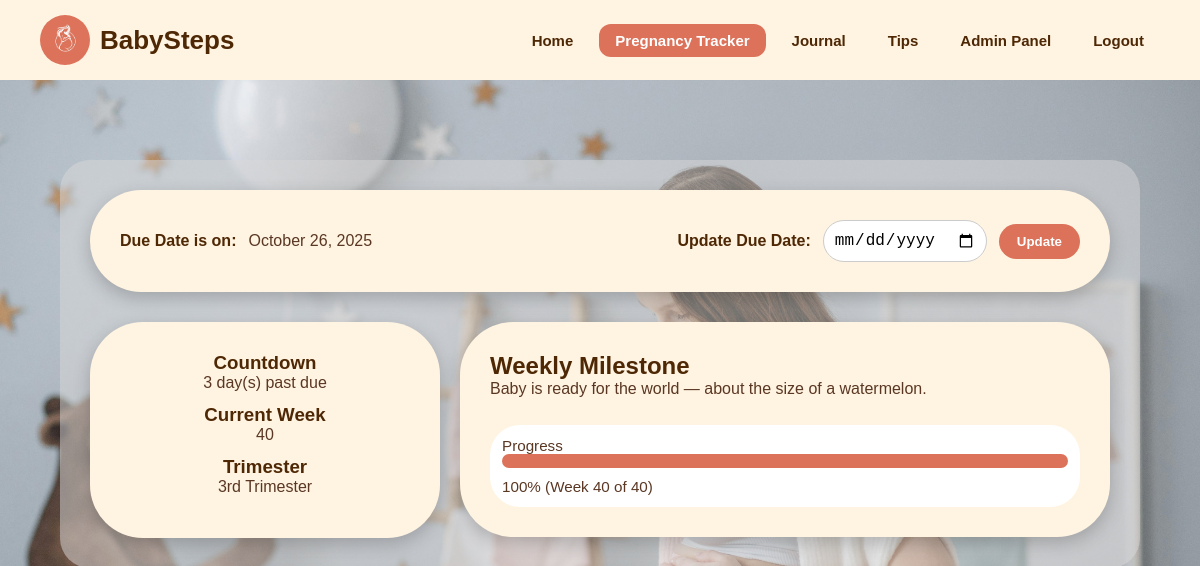
The app's page /php/tracker.php (signed in) with its own data.
### tables this page shows
CREATE TABLE `users` (
  `id` int(11) NOT NULL,
  `username` varchar(100) NOT NULL,
  `email` varchar(255) NOT NULL,
  `password` varchar(255) NOT NULL,
  `due_date` date NOT NULL,
  `created_at` datetime NOT NULL DEFAULT current_timestamp(),
  `role` varchar(20) NOT NULL DEFAULT 'user'
);

CREATE TABLE `milestones` (
  `id` int(11) NOT NULL,
  `week_number` tinyint(4) NOT NULL,
  `description` text NOT NULL
);

### php/tracker.php (called while the page is built, shortened)
<?php
require_once __DIR__ . '/../php/db_connection.php';
$role = $_SESSION['role'];
$user_id = (int) $_SESSION['user_id'];
$stmt = $conn->prepare('SELECT due_date FROM users WHERE id = ? LIMIT 1');
$stmt->bind_param('i', $user_id);
$stmt->execute();
$stmt->bind_result($due_date);
$today = time();
$due = strtotime($due_date);
$days_left = (int) floor(($due - $today) / 86400);
$countdown = $days_left < 0
    ? abs($days_left) . ' day(s) past due'
    : "{$days_left} day(s) left";
$preg_days = max(0, min(280, 280 - $days_left));
$display_week = max(1, min(40, (int) ceil($preg_days / 7)));
$trimester = $display_week <= 12 ? '1st Trimester'
    : ($display_week <= 27 ? '2nd Trimester' : '3rd Trimester');
$progress = round(($display_week / 40) * 100, 1);
require_once __DIR__ . '/../php/tracker_milestone.php';
$due_display = htmlspecialchars(date('F j, Y', strtotime($due_date)), ENT_QUOTES);
$countdown_display = htmlspecialchars($countdown, ENT_QUOTES);
$week_display = htmlspecialchars($display_week, ENT_QUOTES);
$milestone_display = htmlspecialchars($milestone_text, ENT_QUOTES);
include __DIR__ . '/../html/tracker.php';

### php/tracker_milestone.php (called while the page is built, shortened)
<?php
if (!empty($display_week)) {
    $stmt = $conn->prepare('SELECT description FROM milestones WHERE week_number = ? LIMIT 1');
    $stmt->bind_param('i', $display_week);
    $stmt->execute();
    $stmt->bind_result($milestone_text);
}

### html/tracker.php (the view, shortened to what this page needs)
<!DOCTYPE html>
<html lang="en">
<head>
<link rel="stylesheet" href="../css/tracker.css">
</head>
<body>
<header class="header">
  <div class="header-left">
    <img src="../image/babysteps_logo.jpg" class="logo" alt="BabySteps">
    <h1 class="title">BabySteps</h1>
  </div>
  <nav class="nav">
    <a href="../php/main.php">Home</a>
    <a href="../php/tracker.php" class="active">Pregnancy Tracker</a>
    <a href="../php/journal.php">Journal</a>
    <a href="../php/tips.php">Tips</a>
    <?php if (strtolower($role) === 'admin'): ?>
      <a href="../php/admin.php" class="admin-btn">Admin Panel</a>
    <?php endif; ?>
    <a href="../php/logout.php">Logout</a>
  </nav>
</header>
<section class="mowm">
  <div class="tracker-wrapper">
    <div class="tracker-container">
      <div class="due-update-box">
        <div class="due-left">
          <span class="label">Due Date is on:</span>
          <span class="due-value"><?= $due_display ?></span>
        </div>
        <div class="due-right">
          <span class="label">Update Due Date:</span>
          <form method="POST" action="../php/tracker_update.php" novalidate class="update-form">
            <input type="date" name="due_date" value="<?= $due_display ?>" required>
            <button type="submit">Update</button>
          </form>
        </div>
      </div>
      <div class="bottom-box">
        <div class="time-box">
          <h3>Countdown</h3>
          <p class="small"><?= $countdown_display ?></p>
          <h3>Current Week</h3>
          <p class="small"><?= $week_display ?></p>
          <?php if (!empty($trimester)): ?>
            <h3>Trimester</h3>
            <p class="small"><?= $trimester ?></p>
          <?php endif; ?>
        </div>
        <div class="milestone-box">
          <h2>Weekly Milestone</h2>
          <p class="small"><?= $milestone_display ?></p>
          <div class="progress-wrap">
            <div class="small">Progress</div>
            <div class="progress-bar" aria-hidden="true">
              <div class="progress-fill" style="width: <?= $progress ?>%;"></div>
            </div>
            <div class="progress-text small">
              <?= $progress ?>% (Week <?= $week_display ?> of 40)
            </div>
          </div>
        </div>
      </div>
    </div>
  </div>
</section>
</body>
</html>

### css/tracker.css (style rules this page uses)
html, body { height: 100%; font-family: Arial, sans-serif; background-color: #fffaf6; color: #4E2705; }
* { margin: 0; padding: 0; box-sizing: border-box; }
.header { position: absolute; width: 100%; background-color: #FFF4E1; display: flex; justify-content: space-between; align-items: center; padding: 15px 40px; z-index: 4; }
.header-left { display: flex; align-items: center; gap: 10px; }
.logo { height: 50px; border-radius: 50%; }
.title { font-size: 26px; color: #4E2705; font-weight: bold; text-align: left; }
.nav { display: flex; gap: 10px; }
.nav a { text-decoration: none; font-weight: bold; font-size: 15px; color: #4E2705; padding: 8px 16px; border-radius: 12px; transition: background 0.3s, color 0.3s; }
.nav a.active { background-color: #dc7259; color: white; }
.mowm { position: relative; width: 100%; height: 100vh; overflow: hidden; }
.tracker-wrapper { position: relative; width: 100%; margin-top: 160px; display: flex; justify-content: center; z-index: 2; }
.tracker-container { position: relative; display: flex; flex-direction: column; align-items: flex-start; gap: 30px; padding: 30px; z-index: 1; width: 90%; }
.due-update-box { display: flex; justify-content: space-between; align-items: center; width: 100%; background-color: #FFF4E1; padding: 30px; border-radius: 53px; box-shadow: 0 6px 18px rgba(0,0,0,0.2); }
.due-left, .due-right { display: flex; align-items: center; gap: 12px; flex: 1; }
.due-right { justify-content: flex-end; }
.label { font-weight: bold; font-size: 16px; }
.due-value { font-size: 16px; color: #5a3723; }
.update-form { display: flex; gap: 12px; align-items: center; }
.update-form input[type="date"] { padding: 10px; border: 1px solid #ccc; border-radius: 30px; font-size: 16px; }
.update-form button { background-color: #dc7259; color: white; border: none; padding: 10px 18px; border-radius: 30px; font-weight: bold; cursor: pointer; transition: background-color 0.3s; }
.bottom-box { display: flex; gap: 20px; width: 100%; align-items: flex-start; }
.time-box { width: 350px; background-color: #FFF4E1; border-radius: 53px; padding: 30px; box-shadow: 0 6px 18px rgba(0,0,0,0.2); text-align: center; }
.milestone-box { flex: 1; background-color: #FFF4E1; border-radius: 53px; padding: 30px; box-shadow: 0 6px 18px rgba(0,0,0,0.2); display: flex; flex-direction: column; justify-content: space-between; }
.time-box p, .milestone-box p { font-size: 16px; color: #5a3723; margin-bottom: 12px; }
.progress-wrap { background-color: #fff; border-radius: 30px; padding: 12px; margin-top: 15px; flex-grow: 1; }
.progress-bar { background-color: #eee; height: 14px; border-radius: 12px; overflow: hidden; }
.progress-fill { height: 100%; background-color: #dc7259; width: 0%; transition: width 0.5s ease; }
.progress-text { margin-top: 10px; }
.small { font-size: 0.95rem; color: #5a3723; }

### records on screen
users: due_date "October 26, 2025", due_date "3 day(s) past due", due_date "40", due_date "3rd Trimester", due_date "100"
milestones: description "Baby is ready for the world — about the size of a watermelon."
